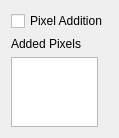
<?xml version="1.0" encoding="UTF-8"?>
<ui version="4.0">
 <class>PixelManipulationForm</class>
 <widget class="QWidget" name="PixelManipulationForm">
  <property name="geometry">
   <rect>
    <x>0</x>
    <y>0</y>
    <width>105</width>
    <height>120</height>
   </rect>
  </property>
  <property name="sizePolicy">
   <sizepolicy hsizetype="Preferred" vsizetype="Preferred">
    <horstretch>0</horstretch>
    <verstretch>0</verstretch>
   </sizepolicy>
  </property>
  <property name="windowTitle">
   <string>Form</string>
  </property>
  <layout class="QGridLayout" name="gridLayout">
   <item row="0" column="0">
    <widget class="QCheckBox" name="pixelAddition">
     <property name="text">
      <string>Pixel Addition</string>
     </property>
    </widget>
   </item>
   <item row="3" column="0" alignment="Qt::AlignTop">
    <widget class="QListWidget" name="pixelList">
     <property name="maximumSize">
      <size>
       <width>87</width>
       <height>16777215</height>
      </size>
     </property>
    </widget>
   </item>
   <item row="4" column="0">
    <spacer name="verticalSpacer">
     <property name="orientation">
      <enum>Qt::Vertical</enum>
     </property>
     <property name="sizeHint" stdset="0">
      <size>
       <width>20</width>
       <height>40</height>
      </size>
     </property>
    </spacer>
   </item>
   <item row="1" column="0">
    <widget class="QLabel" name="pixelList_2">
     <property name="text">
      <string>Added Pixels</string>
     </property>
    </widget>
   </item>
  </layout>
 </widget>
 <resources/>
 <connections/>
</ui>
